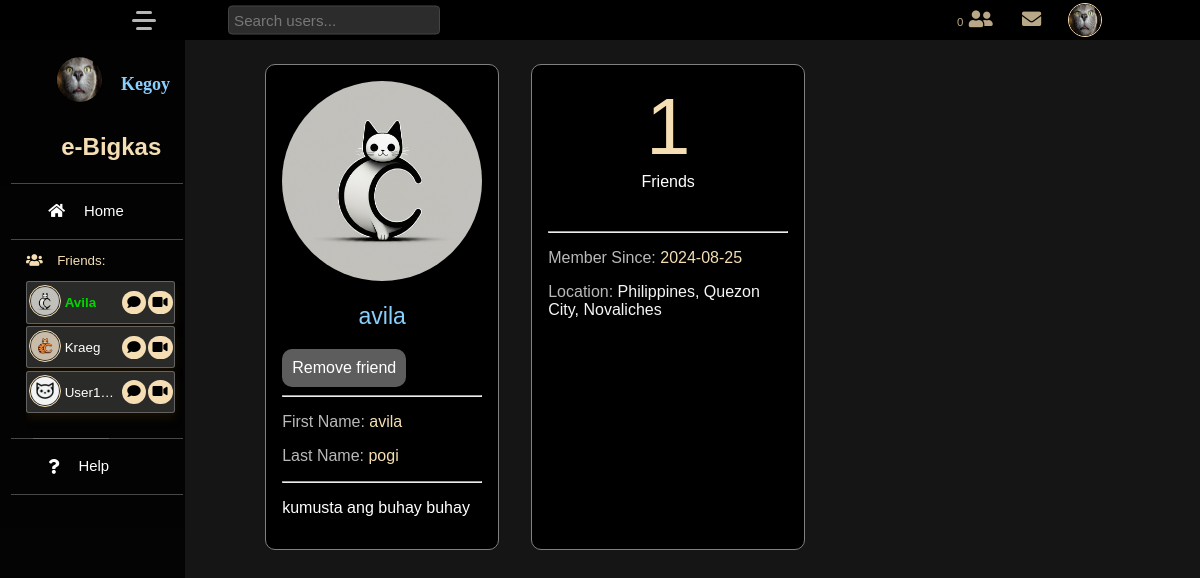
The page /profile/2/ (signed in) on the database its author committed.
### ebigkasAPP/models.py (models this page shows, shortened)
class UserProfile(models.Model):
    user = models.OneToOneField(User, on_delete=models.CASCADE)
    profile_picture = models.ImageField(upload_to='profile_pics', default='profile_pics/default.png')
    newUser = models.BooleanField(default=True)
    status = models.CharField(max_length=10, default='offline')
    location = models.CharField(max_length=200, null=True)
    bio = models.CharField(max_length=100, null=True)
    voice_preference = models.CharField(default="Male", max_length=7)

### ebigkasAPP/views.py (the view)
# urls.py: path('profile/<int:user_id>/', profile, name='profile'),
@login_required
def profile(request, user_id):
    user = User.objects.get(id=user_id)
    user_profile = UserProfile.objects.get(user=user)
    friendships = Friendship.objects.filter(Q(user1=user_id) | Q(user2=user_id), status='friends')
    friends_count = friendships.count()
    isFriends = Friendship.objects.filter(
        Q(user1=request.user, user2=user) | Q(user1=user, user2=request.user)
    ).first()
    if isFriends:
        status = isFriends.status
        IsInitiator = isFriends.initiator == request.user
    else:
        status = "Not Friends"
        IsInitiator = None
    user_profile_pic = user_profile.profile_picture.url if user_profile.profile_picture else None
    location = user_profile.location
    bio = user_profile.bio
    context = {
        'username': user.username,
        'first_name': user.first_name,
        'last_name': user.last_name,
        'date_joined': user.date_joined,
        'user_profile_pic': user_profile_pic,
        'friends_count': friends_count,
        'location' : location,
        'bio' : bio,
        'user_id': user_id,
        'isFriends': isFriends,
        'status': status,
        'IsInitiator': IsInitiator,
    }
    return render(request, 'profile.html', context)

### templates/profile.html (shortened to what this page needs)
<!DOCTYPE html>
{% load static %}
<html lang="en">
<head>
    <link rel="stylesheet" href="https://cdnjs.cloudflare.com/ajax/libs/font-awesome/5.15.3/css/all.min.css">
    <link rel="stylesheet" type="text/css" href="{% static 'styles/styles.css' %}">
    <link rel="stylesheet" type="text/css" href="{% static 'styles/profile.css' %}">
</head>
<body>
    <div class="container">
        {% include 'nav.html' %}
        {% include 'topnav.html' %}
                    <div class="profile-content-container">
                        <div class="profile-container" id='profile-container'>
                            <img class="profile-picture" src="{{ user_profile_pic }}" alt="Profile Picture" width="150px">
                            <br><br>
                            <div class="welcome-message-container">
                                <p class="user-info-username"><span class="user-info-username">{{ username }}</span></p>
                                {% if user_id != request.user.id %}
                                    {% if isFriends %}
                                        {% if status == "friends" %}
                                            <div class="remove-friend" onclick="showConfirmPopup('{{ username }}', {{ user_id }}, 'unfriend')">
                                                Remove friend
                                            </div>
                                        {% endif %}
                                        {% else %}
                                        <div class="remove-friend" onclick="addFriend({{ user_id }}, this)">
                                            Add friend
                                        </div>
                                    {% endif %}
                                {% endif %}
                                <hr>
                                <p class="user-basic-info">First Name: <span class="user-info-span">{{ first_name }}</span></p>
                                <p class="user-basic-info">Last Name: <span class="user-info-span">{{ last_name }}</span></p>
                                <hr>
                                {% if bio %}
                                <p class="welcome-message">{{ bio }}</span></p>
                                {% endif %}
                            </div>
                        </div>
                        <div class="profile-container" id='profile-container'>
                            <div class="welcome-message-container">
                                <div class="friends-count-container">
                                 <span class="friends-count">{{ friends_count }}</span>
                                 <p class="friends-count-text">Friends</p>
                                </div>
                                <hr>
                                <p class="user-location-span">Member Since: <span class="user-info-span">{{ date_joined|date:"Y-m-d" }}</span></p>
                                <div class="welcome-message user-location-span">
                                    Location:
                                    {% if user_id == request.user.id and location is not None %}
                                    <span class="user-info-span-text" onclick="showLocationForm()">{{ location }}</span>
                                    {% elif location is None and user_id == request.user.id %}
                                        <span class="user-info-span-text">Please share your location to help us gather data for system improvements.</span>
                                    {% elif location is None and user_id != request.user.id %}
                                    <span class="user-info-span-text-visitor">Not provided</span>
                                    {% else %}
                                    <span class="user-info-span-text-visitor">{{ location }}</span>
                                    {% endif %}
                                </div>
                            </div>
                        </div>
                    </div>
         </div>
</body>
</html>

### templates/nav.html (shortened to what this page needs)
<!DOCTYPE html>
{% load static %}
<html lang="en">
<head>
    <link rel="stylesheet" type="text/css" href="{% static 'styles/styles.css' %}">
    <link rel="stylesheet" type="text/css" href="{% static 'styles/responsive.css' %}">
    <link rel="stylesheet" href="https://cdnjs.cloudflare.com/ajax/libs/font-awesome/5.15.3/css/all.min.css">
</head>
<body>
    <div class="nav-container">
        <nav class="left-nav">
            <div class="burger-menu">
            <label for="checkbox" class="toggle">
                <div class="bars" id="bar1"></div>
                <div class="bars" id="bar2"></div>
                <div class="bars" id="bar3"></div>
            </label>
        </div>
            <header>
                <div id="current-user-profilepic">
                 <a  href="{% url 'profile' request.user.id %}">
                    <img src="{{ user.userprofile.profile_picture.url }}" alt="Profile Picture" id="user-profilePic">
                </a>
                    <p class="loggedinUser" id="loggedinUser">
                        <a href="{% url 'profile' request.user.id %}" class="loggedinUser" >{{ request.user.username }}</a>
                    </p>
                </div>
            <h1 id="appName" class="appName" style="text-align: right">
                <a href="{% url 'home' %}" style="text-decoration: none; color: wheat; margin-right: 1em;">e-Bigkas</a>
            </h1>
            </header>
            <div class="navs" id="navs">
                <div class="nav-home">
                    <a href="{% url 'home' %}" class="nav-home"><i class="fas fa-home" style="margin-right: 1em"></i> Home</a>
                </div>
                <p class="friends-header">
                     <i class="fas fa-users" style="margin-right: 0.8em"></i>
                     Friends:
                </p>
                <div class="friend-list">
                    <div id="friends-list">
                    </div>
                    <br>
                </div>
                <div class="nav-help">
                    <a href="{% url 'help' %}" class="nav-people">
                        <i class="fas fa-question" style="margin-right: 1em"></i>
                        Help
                    </a>
                </div>
            </div>
        </nav>
    </div>
</body>
</html>

### templates/topnav.html (shortened to what this page needs)
{% load static %}
<head>
</head>
<div class="home-nav">
  <div class="search-bar-container">
    <div class="search-container-top-nav">
      <input type="text" id="search-input-top-nav" class="search-input-top-nav" placeholder="Search users..." />
    </div>
  </div>
  <div class="parent-icon-container">
    <div class="icon-container">
      <div
        class="friend-request"
        id="friend-request"
        onclick="showFriendRequests()"
      >
        <span class="friend-request-count" id="friend-request-count"></span>
        <i class="fas fa-user-friends"></i>
      </div>
      <div
        class="friend-message"
        id="friend-message"
        onclick="showMessageDropdown()"
      >
      <i class="fas fa-envelope"></i>
      </div>
      <div class="profile-menu" onclick="showDropdown()">
        <img
          src="{{ user.userprofile.profile_picture.url }}"
          alt="Profile Picture"
          id="profile-menu"
        />
      </div>
    </div>
  </div>
</div>

### static/styles/styles.css (style rules this page uses)
body { font-family: Arial, sans-serif; margin: 0; padding: 0; background-color: rgba(0, 0, 0, 0.671); display: flex; flex-direction: column; height: 100vh; overflow-y: scroll; }
.container { display: flex; flex: 1; max-width: 100%; overflow: hidden; }
.left-nav { background: linear-gradient(to bottom,#000000e6, #000000cf); color: #fff; padding-left: 1.5em; margin-right: -1em; width: 100%; height: 100%; transition: all 0.3s ease; position: relative; z-index: 2; overflow-y: scroll; }
.left-nav header { margin-bottom: 20px; }
.left-nav h1 { font-size: 24px; color: #ffeba7; }
.burger-menu { margin-left: 100px; }
.toggle { position: relative; width: 40px; height: 40px; cursor: pointer; display: flex; flex-direction: column; align-items: center; justify-content: center; gap: 5px; transition-duration: .5s; }
.bars { width: 60%; height: 3px; background-color: rgb(183, 182, 182); border-radius: 4px; }
#bar2 { transition-duration: .8s; }
#bar1,#bar3 { width: 40%; }
:root { --shaddow:0 4px 6px -1px rgba(0,0,0,0.1),0 2px 4px -1px rgba(0,0,0,0.06); }
.home-nav { position: absolute; width: 100%; background-color: black; height: 2.5em; z-index: 1; }
.friend-list { width: 100%; text-align: start; color: wheat; border-radius: 0 0 0.5em 0.5em; overflow-y: scroll; max-height: 19em; font-size: 0.9em; }
.friends-header { position: sticky; color: wheat; font-size: 0.9em; }
.search-bar-container { position: absolute; left: 50%; top: 50%; transform: translate(-50%, -50%); z-index: 100000; width: 100%; font-size: 0.95em; }
.navs { padding: 2px; justify-content: center; align-items: center; font-size: 0.93em; }
.nav-home { padding-top: 1.3em; padding-left: 1em; padding-bottom: 1.3em; width: 100%; text-decoration: none; color: white; border-bottom: 0.4px solid rgba(132, 132, 132, 0.534); border-top: 0.4px solid rgba(132, 132, 132, 0.534); margin-left: -1em; }
.nav-home a { margin-left: 0.5em; border: none; }
.nav-profile a, .nav-help a { margin-left: 0.5em; border-bottom: none; }
.nav-people, .nav-help { padding-top: 1.3em; padding-left: 1em; padding-bottom: 1.3em; width: 100%; text-decoration: none; color: white; border-bottom: 0.4px solid rgba(132, 132, 132, 0.534); margin-left: -1em; border-top: 0.4px solid rgba(132, 132, 132, 0.534); margin-top: 0.5em; }
.friend-message, .friend-request { border-radius: 20px 20px 20px 5px; padding: 0.7%; font-size: 0.9em; }
.friend-request { z-index: 100000; padding: 5px; font-size: 1.2em; color: rgba(245, 222, 179, 0.756); cursor: pointer; margin-top: 0.2em; margin-right: 1em; }
.friend-message { z-index: 100000; padding: 5px; font-size: 1.2em; color: rgba(245, 222, 179, 0.756); cursor: pointer; margin-top: 0.2em; margin-right: 0.8em; display: flex; }
.friend-request-count { font-size: 0.6em; }
.profile-menu { width: 3em; height: 2.7em; cursor: pointer; align-items: center; z-index: 100000; }
#profile-menu { width: 2em; height: 2em; border-radius: 50%; border: 1px solid wheat; cursor: pointer; margin-top: 0.2em; margin-left: 0.4em; }
#current-user-profilepic { display: flex; margin-top: 1em; }
#current-user-profilepic img { width: 45px; height: 45px; border-radius: 50%; border: 1px solid black; margin-left: 2em; transition: all 0.3s ease; z-index: 10000; }
.loggedinUser { text-transform: capitalize; color: rgb(137, 207, 254); font-size: large; font-weight: bolder; cursor: default; font-family:Georgia, 'Times New Roman', Times, serif; margin-left: 0.5em; transition: all 0.3s ease; text-decoration: none; cursor: pointer; }
.icon-container { width: 200px; height: 2.5em; position: absolute; display: flex; right: 4%; }
.search-container-top-nav { margin-left: 15em; }
.search-input-top-nav { background-color: #2c2c2c; border: 1px solid #444; color: #e0e0e0; padding: 5px; border-radius: 4px; font-size: 1em; outline: none; width: 200px; transition: border-color 0.3s ease, background-color 0.3s ease; }
.search-input-top-nav::placeholder { color: #777; }

### templates/nav.html (style rules this page uses)
.nav-container { z-index: 10000; transition: transform 0.5s cubic-bezier(0.22, 0.61, 0.36, 1); }

### rows shown on the page
UserProfile: bio "kumusta ang buhay buhay", location "Philippines, Quezon City, Novaliches"

### other values the page prints
{{ request.user.username }} "Kegoy"
{{ username }} "avila"
{{ first_name }} "avila"
{{ last_name }} "pogi"
{{ friends_count }} "1"
{{ date_joined|date:"Y-m-d" }} "2024-08-25"
